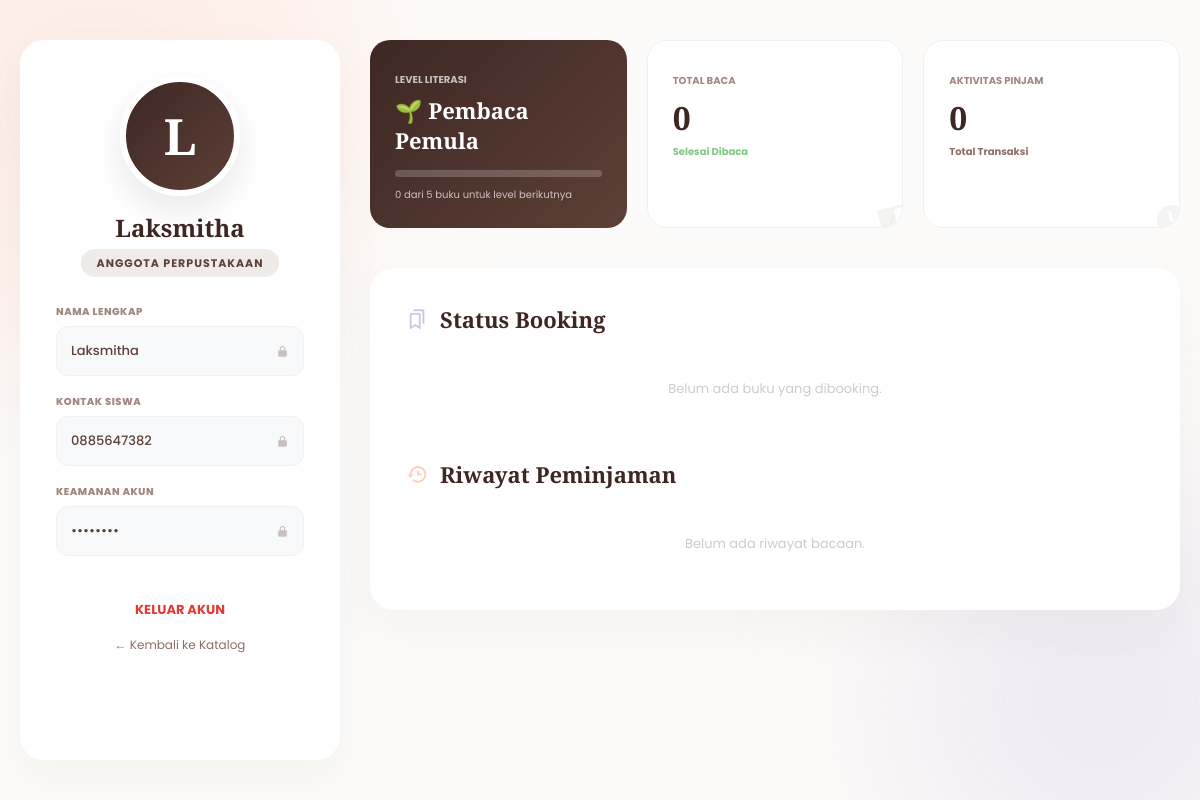
Screenshot of /member.php (signed in) with the database file from the repository.
### tables this page shows
CREATE TABLE `tbl_anggota` (
  `id_anggota` varchar(20) NOT NULL,
  `nama_anggota` varchar(100) NOT NULL,
  `kelas` varchar(50) NOT NULL,
  `no_tlp` varchar(20) NOT NULL,
  `status` enum('Aktif','Tidak Aktif') NOT NULL DEFAULT 'Aktif',
  `password` varchar(255) DEFAULT '123'
);

### member.php (the view, shortened to what this page needs)
<?php
include 'inc/koneksi.php';
$ses_nama = $_SESSION['nama'];
$ses_username = $_SESSION['username'];
$q_user = mysqli_query($koneksi, "SELECT * FROM tbl_anggota WHERE nama_anggota='$ses_nama' OR id_anggota='$ses_username'");
$d_user = mysqli_fetch_array($q_user);
$nama_tampil = ($d_user) ? $d_user['nama_anggota'] : $_SESSION['nama'];
$kontak_tampil = ($d_user) ? $d_user['no_tlp'] : "Belum diatur";
$id_anggota_tampil = ($d_user) ? $d_user['id_anggota'] : $_SESSION['username'];
$id_user = $id_anggota_tampil;
$inisial = strtoupper(substr($nama_tampil, 0, 1));
$res_total = mysqli_query($koneksi, "SELECT COUNT(*) as total FROM tbl_peminjaman WHERE id_anggota='$id_anggota_tampil' AND status='Kembali'");
$data_total = mysqli_fetch_assoc($res_total);
$total_selesai = $data_total['total'] ?? 0;
if($total_selesai < 5) { $level = "Pembaca Pemula"; $icon_lvl = "🌱"; $next = 5; $color = "#81C784"; }
elseif($total_selesai < 15) { $level = "Kutu Buku"; $icon_lvl = "📖"; $next = 15; $color = "#64B5F6"; }
else { $level = "Master Literasi"; $icon_lvl = "🏆"; $next = 50; $color = "#FFD54F"; }
$res_pinjam = mysqli_query($koneksi, "SELECT COUNT(*) as jml FROM tbl_peminjaman WHERE id_anggota = '$id_anggota_tampil'");
$data_pinjam_total = mysqli_fetch_assoc($res_pinjam);
$q_booking = mysqli_query($koneksi, "SELECT b.*, k.judul_buku FROM tbl_booking b JOIN tbl_buku k ON b.id_buku = k.id_buku WHERE b.id_anggota = '$id_anggota_tampil' ORDER BY b.id_booking DESC");
$q_pinjam = mysqli_query($koneksi, "SELECT p.*, b.judul_buku FROM tbl_peminjaman p JOIN tbl_buku b ON p.id_buku = b.id_buku WHERE p.id_anggota = '$id_anggota_tampil' ORDER BY p.id_peminjaman DESC");
?>
<!DOCTYPE html>
<html lang="id">
<head>
    <link href='https://unpkg.com/boxicons@2.1.4/css/boxicons.min.css' rel='stylesheet'>
</head>
<body>
    <div class="blob blob-1"></div><div class="blob blob-2"></div>
    <div class="dashboard-grid">
        <aside class="card aside-anim">
            <div class="avatar-container">
                <div class="avatar-box"><?php echo $inisial; ?></div>
                <h2 style="font-family: 'Playfair Display', serif; font-size: 24px; margin-bottom: 5px;"><?php echo $nama_tampil; ?></h2>
                <span class="user-badge">Anggota Perpustakaan</span>
            </div>
            <div style="margin-top: 30px;">
                <div class="info-field">
                    <span class="info-label">Nama Lengkap</span>
                    <div class="info-value">
                        <?php echo $nama_tampil; ?>
                        <i class='bx bxs-lock-alt' style="opacity:0.3;" title="Data Terkunci"></i>
                    </div>
                </div>
                <div class="info-field">
                    <span class="info-label">Kontak Siswa</span>
                    <div class="info-value">
                        <?php echo $kontak_tampil; ?>
                        <i class='bx bxs-lock-alt' style="opacity:0.3;" title="Data Terkunci"></i>
                    </div>
                </div>
                <div class="info-field">
                    <span class="info-label">Keamanan Akun</span>
                    <div class="info-value">
                        ••••••••
                        <i class='bx bxs-lock-alt' style="opacity:0.3;" title="Data Terkunci"></i>
                    </div>
                </div>
            </div>
            <div style="margin-top: 40px; text-align: center;">
                <a href="#" onclick="konfirmasiLogout(event)" style="color: #E53935; text-decoration: none; font-size: 13px; font-weight: 700;">KELUAR AKUN</a><br>
                <a href="katalog.php" style="color: var(--accent); text-decoration: none; font-size: 12px; display: inline-block; margin-top: 15px;">&larr; Kembali ke Katalog</a>
            </div>
        </aside>
        <main class="main-anim">
            <div class="stats-wrapper">
                <div class="stat-card-premium stat-anim" style="background: linear-gradient(135deg, #3E2723, #5D4037); color: #fff; grid-column: span 1; border: none; animation-delay: 0.2s;">
                    <span style="font-size: 10px; font-weight: 700; opacity: 0.7;">LEVEL LITERASI</span>
                    <h3 style="font-family: 'Playfair Display', serif; font-size: 22px; margin: 5px 0;"><?php echo $icon_lvl . " " . $level; ?></h3>
                    <div class="progress-container">
                    </div>
                    <p style="font-size: 10px; margin-top: 10px; opacity: 0.7;"><?php echo $total_selesai; ?> dari <?php echo $next; ?> buku untuk level berikutnya</p>
                </div>
                <div class="stat-card-premium stat-anim" style="background: #fff; animation-delay: 0.4s;">
                    <i class='bx bxs-book-open'></i>
                    <span style="font-size: 10px; font-weight: 700; color: #A1887F;">TOTAL BACA</span>
                    <h2 style="font-family: 'Playfair Display', serif; font-size: 32px; color: #3E2723; margin-top: 5px;"><?php echo $total_selesai; ?></h2>
                    <p style="font-size: 10px; color: #81C784; font-weight: 700; margin-top: 5px;"><i class='bx bx-check-double'></i> Selesai Dibaca</p>
                </div>
                <div class="stat-card-premium stat-anim" style="background: #fff; animation-delay: 0.6s;">
                    <i class='bx bxs-time-five'></i>
                    <span style="font-size: 10px; font-weight: 700; color: #A1887F;">AKTIVITAS PINJAM</span>
                    <h2 style="font-family: 'Playfair Display', serif; font-size: 32px; color: #3E2723; margin-top: 5px;"><?php echo $data_pinjam_total['jml'] ?? 0; ?></h2>
                    <p style="font-size: 10px; color: var(--accent); font-weight: 700; margin-top: 5px;">Total Transaksi</p>
                </div>
            </div>
            <div class="card">
                <h3 class="section-header"><i class='bx bx-bookmarks' style="color:#D1C4E9;"></i> Status Booking</h3>
                <?php if(mysqli_num_rows($q_booking) > 0) { ?>
                    <?php while($b = mysqli_fetch_array($q_booking)) {
                        $st = $b['status'];
                        $id_buku_antre = $b['id_buku'];
                        $q_stok = mysqli_query($koneksi, "SELECT jumlah_buku FROM tbl_buku WHERE id_buku='$id_buku_antre'");
                        $d_stok = mysqli_fetch_array($q_stok);
                        $is_ready = ($st == 'Antre' && $d_stok['jumlah_buku'] > 0);
                        $cls = ($st == 'Menunggu') ? 'background:#E3F2FD; color:#1976D2;' : 'background:#E8F5E9; color:#2E7D32;';
                        $extra_style = $is_ready ? 'border: 2px solid #2ecc71; animation: blink-ready 2s infinite;' : '';
                    ?>
                    <div class="history-item" style="<?php echo $extra_style; ?>">
                        <div style="display: flex; align-items: center; gap: 15px;">
                            <div style="width: 45px; height: 45px; background: #FDF5F2; border-radius: 12px; display: flex; align-items: center; justify-content: center; color: #FFAB91; font-size: 20px;"><i class='bx bxs-bookmark-star'></i></div>
                            <div>
                                <h4 style="font-size: 15px; color: #3E2723;"><?php echo $b['judul_buku']; ?></h4>
                                <span style="font-size: 11px; color: #A1887F;">Dipesan pada: <?php echo date('d M Y', strtotime($b['tgl_booking'])); ?></span>
                                <?php if($is_ready): ?>
                                    <div style="margin-top: 5px; color: #27ae60; font-size: 10px; font-weight: 800; display: flex; align-items: center; gap: 5px;"><i class='bx bxs-bell-ring bx-tada'></i> STOK TERSEDIA! SEGERA KE PERPUS</div>
                                <?php endif; ?>
                            </div>
                        </div>
                        <span class="status-badge" style="<?php echo $cls; ?>"><?php echo $st; ?></span>
                    </div>
                    <?php } ?>
                <?php } else { echo "<p style='text-align:center; padding: 20px; color:#CCC; font-size:13px;'>Belum ada buku yang dibooking.</p>"; } ?>
                <h3 class="section-header" style="margin-top: 40px;"><i class='bx bx-history' style="color:#FFCCBC;"></i> Riwayat Peminjaman</h3>
                <?php if(mysqli_num_rows($q_pinjam) > 0) { ?>
                    <?php while($p = mysqli_fetch_array($q_pinjam)) {
                        $st = $p['status'];
                        $cls = ($st == 'Dipinjam') ? 'background:#FFF3E0; color:#EF6C00;' : 'background:#E8F5E9; color:#2E7D32;';
                        $extra_item_style = "";
                        $notif_countdown = "";
                        if($st == 'Dipinjam') {
                            $tgl_kembali = new DateTime($p['tgl_kembali']);
                            $tgl_sekarang = new DateTime();
                            $diff = $tgl_sekarang->diff($tgl_kembali);
                            $hari_sisa = $diff->days;
                            if ($tgl_sekarang > $tgl_kembali) {
                                $extra_item_style = "border: 2px solid #e74c3c; animation: warning-pulse 2s infinite;";
                                $notif_countdown = "<div style='color:#e74c3c; font-size:10px; font-weight:800; margin-top:5px;'><i class='bx bxs-error-circle bx-tada'></i> TERLAMBAT " . $hari_sisa . " HARI!</div>";
                            } else {
                                $warna_hari = ($hari_sisa <= 2) ? "#e67e22" : "#3498db";
                                $notif_countdown = "<div style='color:".$warna_hari."; font-size:10px; font-weight:800; margin-top:5px;'><i class='bx bxs-time-five'></i> SISA " . $hari_sisa . " HARI LAGI</div>";
                            }
                        }
                    ?>
                    <div class="history-item" style="<?php echo $extra_item_style; ?>">
                        <div style="display: flex; align-items: center; gap: 15px;">
                            <div style="width: 45px; height: 45px; background: #F5F5F5; border-radius: 12px; display: flex; align-items: center; justify-content: center; color: #BDBDBD; font-size: 20px;"><i class='bx bxs-book-open'></i></div>
                            <div>
                                <h4 style="font-size: 15px; color: #3E2723;"><?php echo $p['judul_buku']; ?></h4>
                                <span style="font-size: 11px; color: #A1887F;">Tgl Pinjam: <?php echo date('d M Y', strtotime($p['tgl_pinjam'])); ?></span>
                                <?php if($st == 'Kembali') { ?>
                                    <span style="display:block; font-size:10px; color:#4CAF50; font-weight:700; margin-top:2px;">Selesai: <?php echo date('d M Y', strtotime($p['tgl_kembali'])); ?></span>
                                <?php } else { ?>
                                    <span style="display:block; font-size:10px; color:#E53935; font-weight:700; margin-top:2px;">Deadline: <?php echo date('d M Y', strtotime($p['tgl_kembali'])); ?></span>
                                    <?php echo $notif_countdown; ?>
                                <?php } ?>
                            </div>
                        </div>
                        <div style="text-align: right;">
                            <span class="status-badge" style="<?php echo $cls; ?>"><?php echo $st; ?></span>
                            <?php if($st == 'Kembali') {
                                $id_b = $p['id_buku'];
                                $cek = mysqli_query($koneksi, "SELECT * FROM tbl_ulasan WHERE id_buku='$id_b' AND id_anggota='$id_user'");
                                if(mysqli_num_rows($cek) > 0) {
                                    echo "<div style='font-size:9px; color:#8D6E63; font-weight:700; margin-top:8px;'><i class='bx bxs-check-circle'></i> SUDAH DIULAS</div>";
                                } else { ?>
                                    <br><a href="ulasan/tambah_ulasan.php?id=<?php echo $id_b; ?>" class="btn-action" style="margin-top:8px; display:inline-block;">BERI RATING</a>
                                <?php }
                            } ?>
                        </div>
                    </div>
                    <?php } ?>
                <?php } else { echo "<p style='text-align:center; padding: 20px; color:#CCC; font-size:13px;'>Belum ada riwayat bacaan.</p>"; } ?>
            </div>
        </main>
    </div>
</body>
</html>

### member.php (style rules this page uses)
:root { --primary: #3E2723; --secondary: #5D4037; --accent: #8D6E63; --bg-light: #FDFBF9; }
* { margin: 0; padding: 0; box-sizing: border-box; font-family: 'Poppins', sans-serif; }
body { background: var(--bg-light); color: var(--primary); min-height: 100vh; display: flex; justify-content: center; padding: 40px 20px; position: relative; overflow-x: hidden; }
.aside-anim { animation: slideInLeftSmooth 1.5s cubic-bezier(0.2, 0.8, 0.2, 1) forwards; }
.main-anim { animation: slideInUpSmooth 1.5s cubic-bezier(0.2, 0.8, 0.2, 1) forwards; }
.stat-anim { opacity: 0; animation: slideInUpSmooth 1.2s cubic-bezier(0.2, 0.8, 0.2, 1) forwards; }
.blob { position: fixed; border-radius: 50%; filter: blur(90px); opacity: 0.3; z-index: -1; animation: fadeInOut 3s ease-in-out infinite alternate; }
.blob-2 { width: 400px; height: 400px; background: #D1C4E9; bottom: -100px; right: -100px; }
.dashboard-grid { display: grid; grid-template-columns: 320px 1fr; gap: 30px; width: 100%; max-width: 1200px; z-index: 1; }
.card { background: #fff; border-radius: 24px; padding: 35px; box-shadow: 0 20px 50px rgba(62, 39, 35, 0.04); border: 1px solid rgba(255,255,255,0.8); }
.avatar-container { text-align: center; margin-bottom: 25px; }
.avatar-box { width: 120px; height: 120px; margin: 0 auto 15px; background: linear-gradient(135deg, #3E2723, #5D4037); border-radius: 50%; display: flex; align-items: center; justify-content: center; color: #fff; font-size: 50px; border: 6px solid #fff; box-shadow: 0 15px 30px rgba(62, 39, 35, 0.1); font-family: 'Playfair Display', serif; font-weight: bold; }
.user-badge { background: #EFEBE9; color: #5D4037; padding: 6px 16px; border-radius: 50px; font-size: 11px; font-weight: 700; text-transform: uppercase; letter-spacing: 1px; }
.info-field { margin-bottom: 18px; text-align: left; }
.info-label { font-size: 10px; font-weight: 800; color: #A1887F; text-transform: uppercase; margin-bottom: 6px; display: block; letter-spacing: 0.5px; }
.info-value { background: #F8F9FA; padding: 14px; border-radius: 12px; font-size: 13px; color: #5D4037; font-weight: 500; display: flex; justify-content: space-between; align-items: center; border: 1px solid #F1F1F1; cursor: not-allowed; }
.stats-wrapper { display: grid; grid-template-columns: repeat(auto-fit, minmax(180px, 1fr)); gap: 20px; margin-bottom: 40px; }
.stat-card-premium { padding: 25px; border-radius: 20px; border: 1px solid #F1F1F1; transition: 0.5s cubic-bezier(0.2, 0.8, 0.2, 1); position: relative; overflow: hidden; }
.stat-card-premium i { font-size: 35px; position: absolute; right: -10px; bottom: -10px; opacity: 0.05; transform: rotate(-15deg); }
.progress-container { background: rgba(255,255,255,0.2); height: 7px; border-radius: 10px; margin-top: 15px; }
.section-header { font-family: 'Playfair Display', serif; font-size: 22px; margin-bottom: 25px; display: flex; align-items: center; gap: 12px; color: #3E2723; }

### rows the page displays
tbl_anggota: nama_anggota "L", nama_anggota "Laksmitha", no_tlp "0885647382"

### other values shown
$icon_lvl "🌱"
$level "Pembaca Pemula"
$total_selesai "0"
$next "5"
$data_pinjam_total['jml'] "0"
